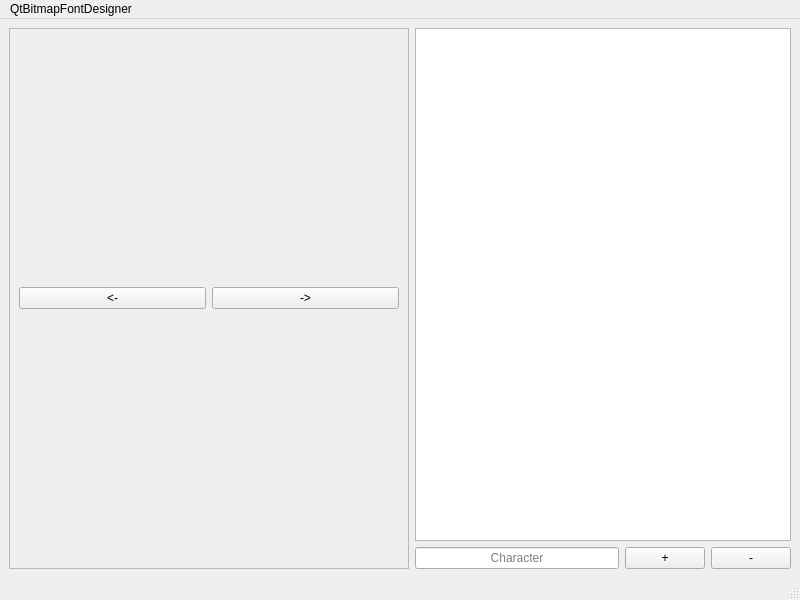
<?xml version="1.0" encoding="UTF-8"?>
<ui version="4.0">
 <class>MainWindow</class>
 <widget class="QMainWindow" name="MainWindow">
  <property name="geometry">
   <rect>
    <x>0</x>
    <y>0</y>
    <width>800</width>
    <height>600</height>
   </rect>
  </property>
  <property name="windowTitle">
   <string>MainWindow</string>
  </property>
  <widget class="QWidget" name="centralwidget">
   <layout class="QGridLayout" name="gridLayout">
    <item row="0" column="0">
     <widget class="QFrame" name="frame">
      <property name="minimumSize">
       <size>
        <width>400</width>
        <height>0</height>
       </size>
      </property>
      <property name="frameShape">
       <enum>QFrame::StyledPanel</enum>
      </property>
      <property name="frameShadow">
       <enum>QFrame::Raised</enum>
      </property>
      <layout class="QVBoxLayout" name="verticalLayout_3">
       <item>
        <layout class="QVBoxLayout" name="frameLayout">
         <item>
          <layout class="QHBoxLayout" name="horizontalLayout_2">
           <item>
            <widget class="QPushButton" name="removeCharacterColumn">
             <property name="text">
              <string>&lt;-</string>
             </property>
            </widget>
           </item>
           <item>
            <widget class="QPushButton" name="addCharacterColumn">
             <property name="text">
              <string>-&gt;</string>
             </property>
            </widget>
           </item>
          </layout>
         </item>
        </layout>
       </item>
      </layout>
     </widget>
    </item>
    <item row="0" column="1">
     <layout class="QVBoxLayout" name="verticalLayout">
      <item>
       <widget class="QTreeView" name="treeViewCharacters"/>
      </item>
      <item>
       <layout class="QHBoxLayout" name="horizontalLayout">
        <item>
         <widget class="QLineEdit" name="lineEditCharacter">
          <property name="inputMask">
           <string/>
          </property>
          <property name="maxLength">
           <number>1</number>
          </property>
          <property name="alignment">
           <set>Qt::AlignCenter</set>
          </property>
          <property name="placeholderText">
           <string>Character</string>
          </property>
         </widget>
        </item>
        <item>
         <widget class="QPushButton" name="pushButtonAddCharacter">
          <property name="text">
           <string>+</string>
          </property>
         </widget>
        </item>
        <item>
         <widget class="QPushButton" name="pushButtonRemoveCharacter">
          <property name="text">
           <string>-</string>
          </property>
         </widget>
        </item>
       </layout>
      </item>
     </layout>
    </item>
   </layout>
  </widget>
  <widget class="QMenuBar" name="menubar">
   <property name="geometry">
    <rect>
     <x>0</x>
     <y>0</y>
     <width>800</width>
     <height>22</height>
    </rect>
   </property>
   <widget class="QMenu" name="menuBitmapFontDesigner">
    <property name="title">
     <string>QtBitmapFontDesigner</string>
    </property>
    <addaction name="action_New"/>
    <addaction name="action_Open"/>
    <addaction name="action_Save"/>
    <addaction name="action_SaveAs"/>
    <addaction name="action_Export"/>
    <addaction name="separator"/>
    <addaction name="action_Quit"/>
   </widget>
   <addaction name="menuBitmapFontDesigner"/>
  </widget>
  <widget class="QStatusBar" name="statusbar"/>
  <action name="action_New">
   <property name="text">
    <string>&amp;New...</string>
   </property>
   <property name="shortcut">
    <string>Ctrl+N</string>
   </property>
  </action>
  <action name="action_Save">
   <property name="text">
    <string>&amp;Save...</string>
   </property>
   <property name="shortcut">
    <string>Ctrl+S</string>
   </property>
  </action>
  <action name="action_SaveAs">
   <property name="text">
    <string>Save &amp;as...</string>
   </property>
  </action>
  <action name="action_Quit">
   <property name="text">
    <string>&amp;Quit</string>
   </property>
   <property name="shortcut">
    <string>Ctrl+Q</string>
   </property>
  </action>
  <action name="action_Open">
   <property name="text">
    <string>&amp;Open...</string>
   </property>
   <property name="shortcut">
    <string>Ctrl+O</string>
   </property>
  </action>
  <action name="action_Export">
   <property name="text">
    <string>&amp;Export...</string>
   </property>
   <property name="shortcut">
    <string>Ctrl+E</string>
   </property>
  </action>
 </widget>
 <resources/>
 <connections/>
</ui>
